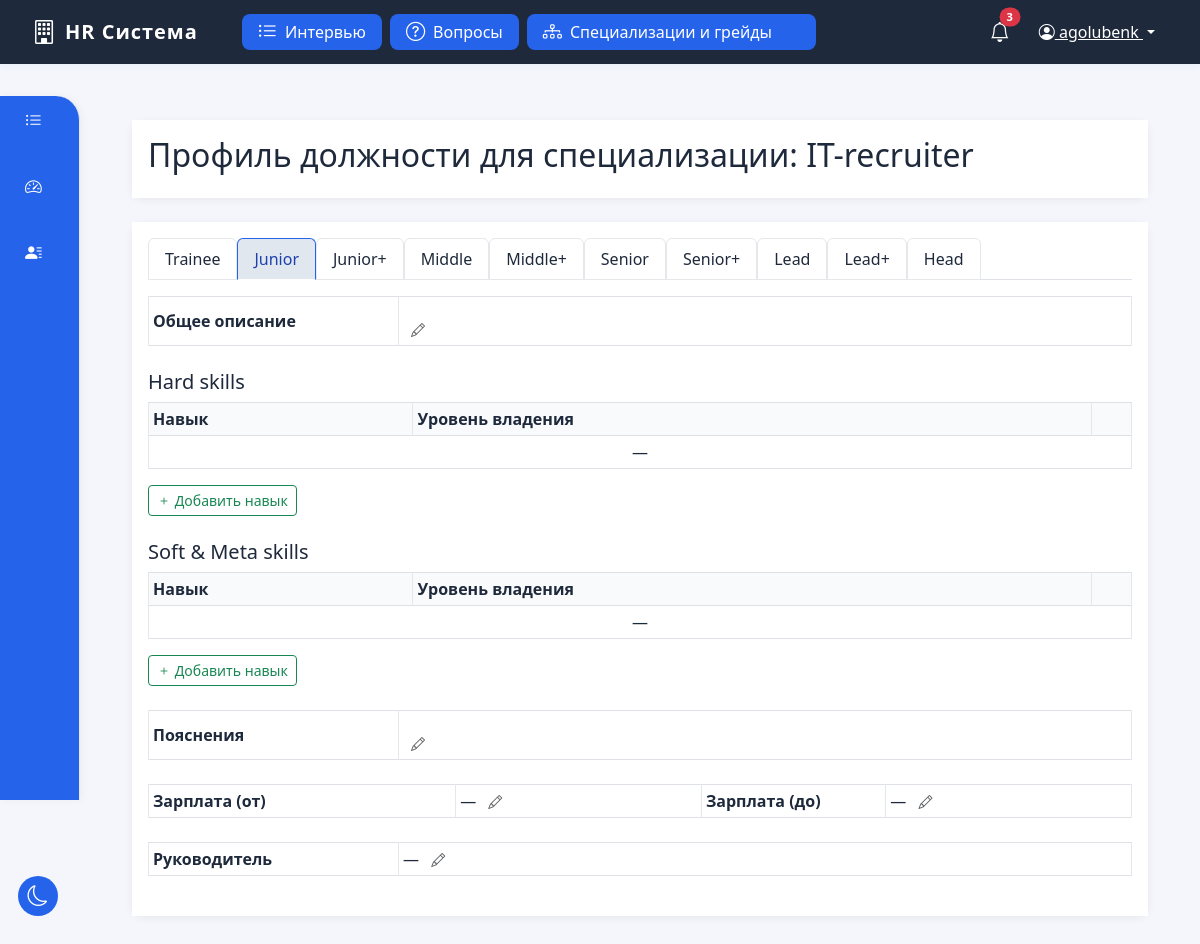
The app's page /profiles/1/?grade=1 (signed in) with its own data.
### positions/models.py (models this page shows, shortened)
class Vacancy(models.Model):
    name = models.CharField(max_length=255, verbose_name='Название вакансии')
    position = models.ForeignKey('Position', on_delete=models.CASCADE, verbose_name='Специализация')
    description = models.TextField(verbose_name='Описание вакансии', blank=True)
    created_at = models.DateTimeField(auto_now_add=True)
    updated_at = models.DateTimeField(auto_now=True)
    class Meta:
        verbose_name = 'Вакансия'
        verbose_name_plural = 'Вакансии'
        ordering = ['-created_at']

class Position(models.Model):
    name = models.CharField(max_length=100, unique=True, verbose_name='Название специализации')
    is_active = models.BooleanField(default=True, verbose_name='Активна')
    class Meta:
        verbose_name = 'Специализация'
        verbose_name_plural = 'Специализации'
        ordering = ['name']

class PositionProfileGrade(models.Model):
    vacancy = models.ForeignKey(Vacancy, on_delete=models.CASCADE, related_name='profile_grades', verbose_name='Вакансия')
    grade = models.ForeignKey(Grade, on_delete=models.CASCADE, verbose_name='Грейд')
    profile = models.ForeignKey(PositionProfile, on_delete=models.CASCADE, related_name='grade_profiles', verbose_name='Профиль должности')
    general_description = models.TextField('Общее описание', blank=True)
    hard_skills = models.TextField('Hard skills', blank=True)
    hard_requirements = models.TextField('Требования к hard skills', blank=True)
    hard_level = models.TextField('Уровень владения hard skills', blank=True)
    soft_meta_skills = models.TextField('Soft & meta skills', blank=True)
    notes = models.TextField('Пояснения', blank=True)
    salary_min = models.DecimalField('Зарплата (от)', max_digits=10, decimal_places=2, null=True, blank=True)
    salary_max = models.DecimalField('Зарплата (до)', max_digits=10, decimal_places=2, null=True, blank=True)
    supervisor = models.CharField('Руководитель', max_length=255, blank=True)
    created_at = models.DateTimeField(auto_now_add=True)
    updated_at = models.DateTimeField(auto_now=True)
    class Meta:
        verbose_name = 'Профиль по грейду'
        verbose_name_plural = 'Профили по грейдам'
        unique_together = ['vacancy', 'grade', 'profile']
        ordering = ['grade__order']

class Grade(models.Model):
    name = models.CharField(max_length=100, verbose_name='Название грейда')
    positions = models.TextField(verbose_name='Должности', blank=True)
    order = models.IntegerField(verbose_name='Порядок', default=0)
    min_score = models.DecimalField(max_digits=5, decimal_places=2, verbose_name='Минимальный балл', default=0)
    max_score = models.DecimalField(max_digits=5, decimal_places=2, verbose_name='Максимальный балл', default=100)
    class Meta:
        verbose_name = 'Грейд'
        verbose_name_plural = 'Грейды'
        ordering = ['order']

### positions/views.py (the view)
# urls.py: path('profiles/<int:vacancy_id>/', views.profile_detail, name='profile_detail'),
@login_required
def profile_detail(request, vacancy_id):
    vacancy = get_object_or_404(Vacancy, pk=vacancy_id)
    profile = getattr(vacancy, 'profile', None)
    grades = Grade.objects.all()
    positions = Position.objects.all()
    profile_grades = []
    if profile:
        profile_grades = list(profile.grade_profiles.select_related('grade').order_by('grade__order'))
        for pg in profile_grades:
            hard_skills = pg.hard_skills.split('\n') if pg.hard_skills else []
            hard_levels = pg.hard_level.split('\n') if pg.hard_level else []
            pg.hard_skills_table = list(zip(hard_skills, hard_levels))
            soft_skills = pg.soft_meta_skills.split('\n') if pg.soft_meta_skills else []
            soft_levels = pg.hard_requirements.split('\n') if pg.hard_requirements else []
            pg.soft_meta_skills_table = list(zip(soft_skills, soft_levels))
    return render(request, 'positions/profile_detail.html', {
        'vacancy': vacancy,
        'profile': profile,
        'grades': grades,
        'positions': positions,
        'profile_grades': profile_grades,
    })

### templates/positions/profile_detail.html (shortened to what this page needs)
{% extends 'positions/base.html' %}
{% block content %}
<div class="container mt-4">
    <div class="card mb-4">
        <div class="card-body">
            {% if profile %}
            <h2 class="card-title mb-2">Профиль должности для специализации: {{ vacancy.position.name }}</h2>
            {% else %}
                <div class="alert alert-warning">Профиль ещё не создан.</div>
                <a href="{% url 'positions:profile_edit' vacancy.pk %}" class="btn btn-success"><i class="bi bi-plus-circle"></i> Создать профиль</a>
            {% endif %}
        </div>
    </div>
    {% if profile_grades %}
    <div class="card">
        <div class="card-body">
            <ul class="nav nav-tabs mb-3" id="gradeTabs" role="tablist">
                {% for pg in profile_grades %}
                <li class="nav-item" role="presentation">
                    <button class="nav-link {% if forloop.first %}active{% endif %}" id="tab-{{ pg.grade.id }}" data-bs-toggle="tab" data-bs-target="#grade-{{ pg.grade.id }}" type="button" role="tab" aria-controls="grade-{{ pg.grade.id }}" aria-selected="{% if forloop.first %}true{% else %}false{% endif %}">{{ pg.grade.name }}</button>
                </li>
                {% endfor %}
            </ul>
            <div class="tab-content" id="gradeTabsContent">
                {% for pg in profile_grades %}
                <div class="tab-pane fade {% if forloop.first %}show active{% endif %}" id="grade-{{ pg.grade.id }}" role="tabpanel" aria-labelledby="tab-{{ pg.grade.id }}">
                    <div class="mb-4">
                        <table class="table table-bordered table-sm align-middle mb-3">
                            <tbody>
                                <tr>
                                    <th style="width: 250px;">Общее описание</th>
                                    <td><div class="editable-field" data-type="profile_grade" data-id="{{ pg.id }}" data-field="general_description">{{ pg.general_description|linebreaks|default:'—' }} <i class="bi bi-pencil small ms-2 text-muted edit-icon"></i></div></td>
                                </tr>
                            </tbody>
                        </table>
                    </div>
                    <div class="mb-4">
                        <h5>Hard skills</h5>
                        <table class="table table-bordered table-sm align-middle mb-3 hard-skills-table">
                            <thead class="table-light">
                                <tr>
                                    <th>Навык</th>
                                    <th>Уровень владения</th>
                                    <th style="width: 40px;"></th>
                                </tr>
                            </thead>
                            <tbody>
                                {% for skill, level in pg.hard_skills_table %}
                                <tr>
                                    <td><div class="editable-field" data-type="profile_grade" data-id="{{ pg.id }}" data-field="hard_skill_{{ forloop.counter0 }}">{{ skill|default:'—' }} <i class="bi bi-pencil small ms-2 text-muted edit-icon"></i></div></td>
                                    <td><div class="editable-field" data-type="profile_grade" data-id="{{ pg.id }}" data-field="hard_level_{{ forloop.counter0 }}">{{ level|default:'—' }} <i class="bi bi-pencil small ms-2 text-muted edit-icon"></i></div></td>
                                    <td class="text-center">
                                        <button class="btn btn-outline-danger btn-sm remove-row" data-type="hard" data-index="{{ forloop.counter0 }}" title="Удалить строку"><i class="bi bi-trash"></i></button>
                                    </td>
                                </tr>
                                {% empty %}
                                <tr><td colspan="3" class="text-center">—</td></tr>
                                {% endfor %}
                            </tbody>
                        </table>
                        <button class="btn btn-outline-success btn-sm add-row" data-type="hard" data-id="{{ pg.id }}"><i class="bi bi-plus"></i> Добавить навык</button>
                    </div>
                    <div class="mb-4">
                        <h5>Soft & Meta skills</h5>
                        <table class="table table-bordered table-sm align-middle mb-3 soft-skills-table">
                            <thead class="table-light">
                                <tr>
                                    <th>Навык</th>
                                    <th>Уровень владения</th>
                                    <th style="width: 40px;"></th>
                                </tr>
                            </thead>
                            <tbody>
                                {% for skill, level in pg.soft_meta_skills_table %}
                                <tr>
                                    <td><div class="editable-field" data-type="profile_grade" data-id="{{ pg.id }}" data-field="soft_skill_{{ forloop.counter0 }}">{{ skill|default:'—' }} <i class="bi bi-pencil small ms-2 text-muted edit-icon"></i></div></td>
                                    <td><div class="editable-field" data-type="profile_grade" data-id="{{ pg.id }}" data-field="soft_level_{{ forloop.counter0 }}">{{ level|default:'—' }} <i class="bi bi-pencil small ms-2 text-muted edit-icon"></i></div></td>
                                    <td class="text-center">
                                        <button class="btn btn-outline-danger btn-sm remove-row" data-type="soft" data-index="{{ forloop.counter0 }}" title="Удалить строку"><i class="bi bi-trash"></i></button>
                                    </td>
                                </tr>
                                {% empty %}
                                <tr><td colspan="3" class="text-center">—</td></tr>
                                {% endfor %}
                            </tbody>
                        </table>
                        <button class="btn btn-outline-success btn-sm add-row" data-type="soft" data-id="{{ pg.id }}"><i class="bi bi-plus"></i> Добавить навык</button>
                    </div>
                    <div class="mb-4">
                        <table class="table table-bordered table-sm align-middle mb-3">
                            <tbody>
                                <tr>
                                    <th style="width: 250px;">Пояснения</th>
                                    <td><div class="editable-field" data-type="profile_grade" data-id="{{ pg.id }}" data-field="notes">{{ pg.notes|linebreaks|default:'—' }} <i class="bi bi-pencil small ms-2 text-muted edit-icon"></i></div></td>
                                </tr>
                            </tbody>
                        </table>
                    </div>
                    <div class="mb-4">
                        <table class="table table-bordered table-sm align-middle mb-3">
                            <tbody>
                                <tr>
                                    <th style="width: 250px;">Зарплата (от)</th>
                                    <td style="width: 200px;"><div class="editable-field" data-type="profile_grade" data-id="{{ pg.id }}" data-field="salary_min">{{ pg.salary_min|default:'—' }} <i class="bi bi-pencil small ms-2 text-muted edit-icon"></i></div></td>
                                    <th style="width: 150px;">Зарплата (до)</th>
                                    <td style="width: 200px;"><div class="editable-field" data-type="profile_grade" data-id="{{ pg.id }}" data-field="salary_max">{{ pg.salary_max|default:'—' }} <i class="bi bi-pencil small ms-2 text-muted edit-icon"></i></div></td>
                                </tr>
                            </tbody>
                        </table>
                    </div>
                    <div class="mb-4">
                        <table class="table table-bordered table-sm align-middle mb-3">
                            <tbody>
                                <tr>
                                    <th style="width: 250px;">Руководитель</th>
                                    <td><div class="editable-field" data-type="profile_grade" data-id="{{ pg.id }}" data-field="supervisor">{{ pg.supervisor|default:'—' }} <i class="bi bi-pencil small ms-2 text-muted edit-icon"></i></div></td>
                                </tr>
                            </tbody>
                        </table>
                    </div>
                </div>
                {% endfor %}
            </div>
        </div>
    </div>
    {% endif %}
</div>
{% endblock %}

### templates/positions/base.html (shortened to what this page needs)
<!DOCTYPE html>
<html lang="ru">
<head>
    <link href="https://cdn.jsdelivr.net/npm/bootstrap@5.3.0/dist/css/bootstrap.min.css" rel="stylesheet">
    <link href="https://cdn.jsdelivr.net/npm/bootstrap-icons@1.11.3/font/bootstrap-icons.css" rel="stylesheet">
</head>
<body>
    <nav class="sidebar d-flex flex-column" id="sidebar">
        <ul class="nav flex-column mb-2">
            <li class="nav-item">
                <a class="nav-link {% if request.resolver_match.url_name == 'interview_list' %}active{% endif %}" href="{% url 'positions:interview_list' %}">
                    <i class="bi bi-list-ul"></i> <span>Интервью</span>
                </a>
            </li>
            <li class="nav-item">
                <a class="nav-link " href="{% url 'positions:index' %}">
                    <i class="bi bi-speedometer2"></i> <span>Системы оценки</span>
                </a>
            </li>
            <li class="nav-item">
                <a class="nav-link {% if request.resolver_match.url_name == 'candidate_list' %}active{% endif %}" href="{% url 'positions:candidate_list' %}">
                    <i class="bi bi-person-lines-fill"></i> <span>Кандидаты</span>
                </a>
            </li>
        </ul>
    </nav>
    <a href="#" class="theme-toggle-fixed" title="Сменить тему">
        <i class="bi bi-moon"></i>
    </a>
    <div class="main">
        <div class="topbar">
            <div class="left">
                <div class="logo">
                    <i class="bi bi-building"></i>
                    <span>HR Система</span>
                </div>
                <nav class="topbar-nav d-flex align-items-center ms-4 gap-2 position-relative">
                    <a href="{% url 'positions:interview_list' %}" class="btn btn-light d-flex align-items-center gap-2 px-3 py-1 fw-medium">
                        <i class="bi bi-list-ul"></i>
                        <span>Интервью</span>
                    </a>
                    <a href="{% url 'positions:questions' %}" class="btn btn-light d-flex align-items-center gap-2 px-3 py-1 fw-medium">
                        <i class="bi bi-question-circle"></i>
                        <span>Вопросы</span>
                    </a>
                    <div class="custom-dropdown" id="specDropdown">
                        <a href="#" class="btn btn-light d-flex align-items-center gap-2 px-3 py-1 fw-medium dropdown-toggle-custom" id="specDropdownBtn">
                            <i class="bi bi-diagram-3"></i>
                            <span>Специализации и грейды</span>
                        </a>
                    </div>
                </nav>
            </div>
            <div class="d-flex align-items-center gap-3">
                <a href="#" class="text-decoration-none position-relative">
                    <i class="bi bi-bell fs-5"></i>
                    <span class="position-absolute top-0 start-100 translate-middle badge rounded-pill bg-danger" style="font-size:0.7rem;">3</span>
                </a>
                {% if user.is_authenticated %}
                <div class="user-dropdown dropdown">
                    <button class="btn btn-link dropdown-toggle" type="button" data-bs-toggle="dropdown">
                        <i class="bi bi-person-circle"></i> {{ user.username }}
                    </button>
                </div>
                {% endif %}
            </div>
        </div>
        <main class="main-content">
            {% block content %}{% endblock %}
        </main>
    </div>
</body>
</html>

### records on screen
Vacancy: position.name "IT-recruiter"
PositionProfileGrade: grade.name "Trainee"
PositionProfileGrade: grade.name "Junior", salary_min "—", salary_max "—", supervisor "—"
PositionProfileGrade: grade.name "Junior+"
PositionProfileGrade: grade.name "Middle"
PositionProfileGrade: grade.name "Middle+"
PositionProfileGrade: grade.name "Senior"
PositionProfileGrade: grade.name "Senior+"
PositionProfileGrade: grade.name "Lead"
PositionProfileGrade: grade.name "Lead+"
PositionProfileGrade: grade.name "Head"

### other values on screen
{{ user.username }} "agolubenk"
